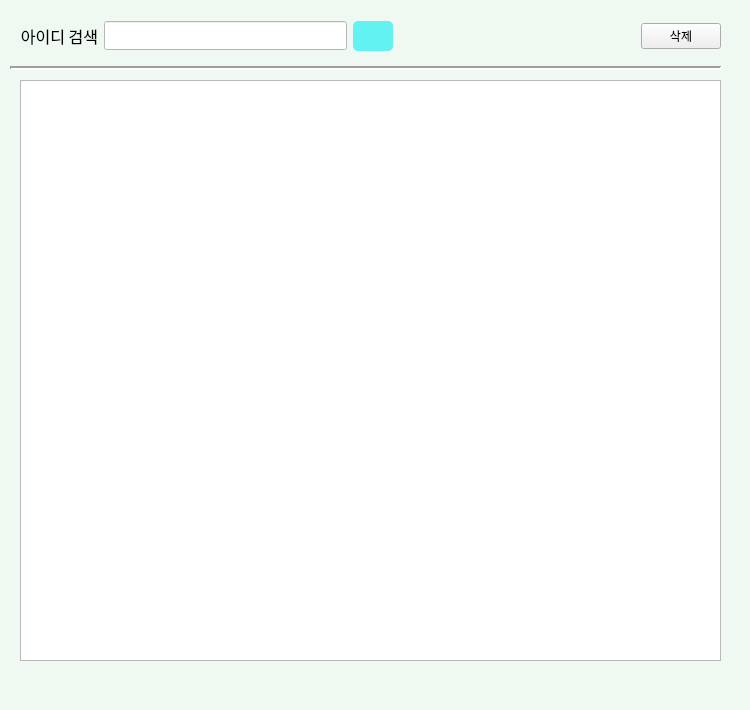
<?xml version="1.0" encoding="UTF-8"?>
<ui version="4.0">
 <class>contentWidget</class>
 <widget class="QWidget" name="contentWidget">
  <property name="geometry">
   <rect>
    <x>0</x>
    <y>0</y>
    <width>750</width>
    <height>710</height>
   </rect>
  </property>
  <property name="windowTitle">
   <string>Form</string>
  </property>
  <property name="styleSheet">
   <string notr="true">QWidget#contentWidget {
    background-color: #EFF8F1; /* 원하는 배경색 */
}

/* 2. 캘린더 위젯(QCalendarWidget)은 스타일 상속을 받지 않도록 별도로 기본 배경색 지정 */
QCalendarWidget {
    background-color: #FFFFFF; 
	border-radius: 3px;
}

QCalendarWidget QWidget#qt_calendar_navigationbar {
    background-color: #128BA6; /* 원하는 파란색 코드로 변경 가능 */
}

QCalendarWidget QAbstractItemView:enabled {
    selection-background-color: #9CBF1F; /* 선택된 날짜의 배경색 (파란색) */
    selection-color: #FFFFFF;            /* 선택된 날짜의 글자색 (흰색) */
}

</string>
  </property>
  <widget class="QWidget" name="horizontalLayoutWidget">
   <property name="geometry">
    <rect>
     <x>20</x>
     <y>20</y>
     <width>701</width>
     <height>32</height>
    </rect>
   </property>
   <layout class="QHBoxLayout" name="horizontalLayout">
    <item>
     <widget class="QLabel" name="label_4">
      <property name="font">
       <font>
        <family>나눔스퀘어</family>
        <pointsize>12</pointsize>
       </font>
      </property>
      <property name="text">
       <string>아이디 검색</string>
      </property>
      <property name="alignment">
       <set>Qt::AlignmentFlag::AlignRight|Qt::AlignmentFlag::AlignTrailing|Qt::AlignmentFlag::AlignVCenter</set>
      </property>
     </widget>
    </item>
    <item>
     <widget class="QLineEdit" name="lineEdit_5">
      <property name="sizePolicy">
       <sizepolicy hsizetype="Expanding" vsizetype="Maximum">
        <horstretch>0</horstretch>
        <verstretch>0</verstretch>
       </sizepolicy>
      </property>
      <property name="maximumSize">
       <size>
        <width>16777215</width>
        <height>29</height>
       </size>
      </property>
      <property name="font">
       <font>
        <family>나눔스퀘어</family>
       </font>
      </property>
      <property name="styleSheet">
       <string notr="true">background-color: rgb(255, 255, 255);</string>
      </property>
      <property name="inputMethodHints">
       <set>Qt::InputMethodHint::ImhNone</set>
      </property>
      <property name="placeholderText">
       <string/>
      </property>
     </widget>
    </item>
    <item>
     <widget class="QPushButton" name="pushButton_6">
      <property name="minimumSize">
       <size>
        <width>25</width>
        <height>0</height>
       </size>
      </property>
      <property name="maximumSize">
       <size>
        <width>40</width>
        <height>16777215</height>
       </size>
      </property>
      <property name="styleSheet">
       <string notr="true">QPushButton {
                background-color: #63F2F2;
                color: #333333;
                border-radius: 5px;
                padding: 8px;
                font-weight: bold;
            }
            QPushButton:hover {
                background-color: #66E4F2;
            }</string>
      </property>
      <property name="text">
       <string/>
      </property>
      <property name="icon">
       <iconset>
        <normaloff>../../source/image/search.png</normaloff>../../source/image/search.png</iconset>
      </property>
     </widget>
    </item>
    <item>
     <spacer name="horizontalSpacer">
      <property name="orientation">
       <enum>Qt::Orientation::Horizontal</enum>
      </property>
      <property name="sizeHint" stdset="0">
       <size>
        <width>60</width>
        <height>20</height>
       </size>
      </property>
     </spacer>
    </item>
    <item>
     <widget class="QPushButton" name="pushButton">
      <property name="font">
       <font>
        <family>나눔스퀘어</family>
       </font>
      </property>
      <property name="text">
       <string>삭제</string>
      </property>
     </widget>
    </item>
   </layout>
  </widget>
  <widget class="Line" name="line">
   <property name="geometry">
    <rect>
     <x>10</x>
     <y>60</y>
     <width>711</width>
     <height>16</height>
    </rect>
   </property>
   <property name="lineWidth">
    <number>2</number>
   </property>
   <property name="orientation">
    <enum>Qt::Orientation::Horizontal</enum>
   </property>
  </widget>
  <widget class="QTableWidget" name="tableWidget">
   <property name="geometry">
    <rect>
     <x>20</x>
     <y>80</y>
     <width>701</width>
     <height>581</height>
    </rect>
   </property>
  </widget>
 </widget>
 <resources/>
 <connections/>
</ui>
